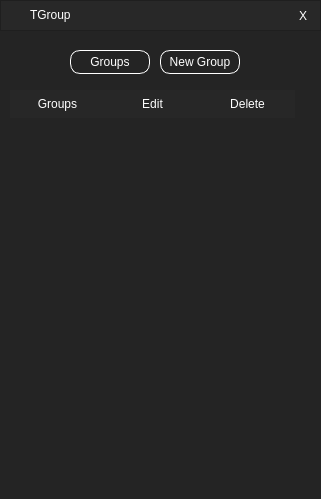
<?xml version="1.0" encoding="UTF-8"?>
<ui version="4.0">
 <class>MainWindow</class>
 <widget class="QMainWindow" name="MainWindow">
  <property name="enabled">
   <bool>true</bool>
  </property>
  <property name="geometry">
   <rect>
    <x>0</x>
    <y>0</y>
    <width>321</width>
    <height>499</height>
   </rect>
  </property>
  <property name="sizePolicy">
   <sizepolicy hsizetype="Preferred" vsizetype="Preferred">
    <horstretch>0</horstretch>
    <verstretch>0</verstretch>
   </sizepolicy>
  </property>
  <property name="windowTitle">
   <string>TGroup</string>
  </property>
  <property name="styleSheet">
   <string notr="true">background-color: rgb(36, 36, 36);</string>
  </property>
  <widget class="QWidget" name="centralwidget">
   <widget class="QStackedWidget" name="stackedWidget">
    <property name="geometry">
     <rect>
      <x>0</x>
      <y>70</y>
      <width>321</width>
      <height>371</height>
     </rect>
    </property>
    <property name="currentIndex">
     <number>0</number>
    </property>
    <widget class="QWidget" name="page">
     <widget class="QTableWidget" name="tableWidget">
      <property name="geometry">
       <rect>
        <x>10</x>
        <y>20</y>
        <width>291</width>
        <height>341</height>
       </rect>
      </property>
      <property name="focusPolicy">
       <enum>Qt::NoFocus</enum>
      </property>
      <property name="styleSheet">
       <string notr="true"> QTableWidget {
        color: #ffffff;
        border-radius: 10px;
    }

QHeaderView::section {
    background-color: rgb(39, 39, 39);
	color: #ffffff;
    border: none;
    height: 28px;
}

QTableCornerButton::section {
	background-color: rgb(66, 66, 66);
}

QTableWidget::item {
	border: 0px; 
	padding: 5px; 
	color: #ffffff;
    margin-top: 5px;          
    border-radius: 9px;
    padding-left: 5px;
}

/* VERTICAL SCROLLBAR */
 QScrollBar:vertical {
	border: none;
    background: transparent;
    width: 8px;
    margin: 15px 0 15px 2px;
	border-radius: 0px;
    margin-right: 4px;
 }

/*  HANDLE BAR VERTICAL */
QScrollBar::handle:vertical {	
	background-color: rgb(158, 158, 158);
	min-height: 30px;
	border-radius: 1px;
}
QScrollBar::handle:vertical:hover{	
	background-color: rgb(158, 158, 158);
}
QScrollBar::handle:vertical:pressed {	
	background-color: rgb(66, 66, 66);
}

/* BTN TOP - SCROLLBAR */
QScrollBar::sub-line:vertical {
	border: none;
	background-color: transparent;
	height: 15px;
	border-top-left-radius: 7px;
	border-top-right-radius: 7px;
	subcontrol-position: top;
	subcontrol-origin: margin;
}
QScrollBar::sub-line:vertical:hover {	
	background-color: rgb(255, 0, 127);
}
QScrollBar::sub-line:vertical:pressed {	
	background-color: rgb(185, 0, 92);
}

/* BTN BOTTOM - SCROLLBAR */
QScrollBar::add-line:vertical {
	border: none;
	background-color: transparent;
	height: 15px;
	border-bottom-left-radius: 7px;
	border-bottom-right-radius: 7px;
	subcontrol-position: bottom;
	subcontrol-origin: margin;
}
QScrollBar::add-line:vertical:hover {	
	background-color: rgb(255, 0, 127);
}
QScrollBar::add-line:vertical:pressed {	
	background-color: rgb(185, 0, 92);
}

/* RESET ARROW */
QScrollBar::up-arrow:vertical, QScrollBar::down-arrow:vertical {
	background: none;
}
QScrollBar::add-page:vertical, QScrollBar::sub-page:vertical {
	background: none;
}



/* HORIZONTAL SCROLLBAR - HOMEWORK */
QScrollBar:horizontal {
   	border: none;
	background-color: transparent;
	height: 3px;
	border-top-left-radius: 7px;
	border-top-right-radius: 7px;
	subcontrol-position: top;
	subcontrol-origin: margin;
}
QScrollBar::handle:horizontal {
    	background-color: rgb(158, 158, 158);
	min-height: 30px;
	border-radius: 1px;
}
QScrollBar::add-line:horizontal {
    
}
QScrollBar::sub-line:horizontal {
    
}
QScrollBar::up-arrow:horizontal, QScrollBar::down-arrow:horizontal
{

}
QScrollBar::add-page:horizontal, QScrollBar::sub-page:horizontal
{
}</string>
      </property>
      <property name="frameShape">
       <enum>QFrame::NoFrame</enum>
      </property>
      <property name="frameShadow">
       <enum>QFrame::Plain</enum>
      </property>
      <property name="verticalScrollMode">
       <enum>QAbstractItemView::ScrollPerPixel</enum>
      </property>
      <property name="horizontalScrollMode">
       <enum>QAbstractItemView::ScrollPerPixel</enum>
      </property>
      <property name="gridStyle">
       <enum>Qt::NoPen</enum>
      </property>
      <property name="wordWrap">
       <bool>true</bool>
      </property>
      <property name="cornerButtonEnabled">
       <bool>true</bool>
      </property>
      <attribute name="horizontalHeaderVisible">
       <bool>true</bool>
      </attribute>
      <attribute name="horizontalHeaderDefaultSectionSize">
       <number>95</number>
      </attribute>
      <attribute name="horizontalHeaderHighlightSections">
       <bool>true</bool>
      </attribute>
      <attribute name="verticalHeaderVisible">
       <bool>false</bool>
      </attribute>
      <attribute name="verticalHeaderHighlightSections">
       <bool>false</bool>
      </attribute>
      <column>
       <property name="text">
        <string>Groups</string>
       </property>
      </column>
      <column>
       <property name="text">
        <string>Edit</string>
       </property>
      </column>
      <column>
       <property name="text">
        <string>Delete</string>
       </property>
      </column>
     </widget>
    </widget>
    <widget class="QWidget" name="page_2">
     <widget class="QLineEdit" name="lineEdit">
      <property name="geometry">
       <rect>
        <x>30</x>
        <y>60</y>
        <width>281</width>
        <height>24</height>
       </rect>
      </property>
      <property name="styleSheet">
       <string notr="true">background-color: transparent;
border-style: solid;
font: 900 9pt &quot;Arial Black&quot;;
color: rgb(255, 255, 255);
border-bottom-width: 1px;
border-color: none none white none;
border-radius:0px;</string>
      </property>
     </widget>
     <widget class="QLabel" name="label_2">
      <property name="geometry">
       <rect>
        <x>30</x>
        <y>50</y>
        <width>171</width>
        <height>16</height>
       </rect>
      </property>
      <property name="styleSheet">
       <string notr="true">font: 900 7pt &quot;Arial Black&quot;;
background-color: transparent;
color: rgb(255, 255, 255);</string>
      </property>
      <property name="text">
       <string>Group Name</string>
      </property>
     </widget>
     <widget class="QPushButton" name="searchGameExeBtn">
      <property name="geometry">
       <rect>
        <x>30</x>
        <y>100</y>
        <width>111</width>
        <height>31</height>
       </rect>
      </property>
      <property name="cursor">
       <cursorShape>PointingHandCursor</cursorShape>
      </property>
      <property name="styleSheet">
       <string notr="true">QPushButton#searchGameExeBtn { 
	font: 900 9pt &quot;Arial Black&quot;;
	color: rgb(255, 255, 255);
        border: 1px;
	border-color: rgb(255, 255, 255);
	border-style: outset;
border-radius: 10px;
}

QPushButton#searchGameExeBtn:hover{ 
    background-color: rgb(252, 196, 25);
	font: 900 9pt &quot;Arial Black&quot;;
	color: rgb(255, 255, 255);
    border: 0px;
}

QPushButton#searchGameExeBtn::focus:pressed{ 
    background-color: rgb(252, 72, 25);
	font: 900 9pt &quot;Arial Black&quot;;
	color: rgb(255, 255, 255);
    border: 0px;
}
</string>
      </property>
      <property name="text">
       <string>+ Add new app</string>
      </property>
      <property name="flat">
       <bool>true</bool>
      </property>
     </widget>
     <widget class="QPushButton" name="saveBtn">
      <property name="geometry">
       <rect>
        <x>70</x>
        <y>330</y>
        <width>191</width>
        <height>31</height>
       </rect>
      </property>
      <property name="styleSheet">
       <string notr="true">QPushButton { 
	background-color: transparent;
	font: 900 9pt &quot;Arial Black&quot;;
	color: rgb(255, 255, 255);
    border: 1px;
	border-color: rgb(255, 255, 255);
	border-style: outset;
border-radius: 10px;
}

QPushButton:hover{ 
    background-color: rgb(252, 196, 25);
	font: 900 9pt &quot;Arial Black&quot;;
	color: rgb(255, 255, 255);
    border: 0px;
}

QPushButton::focus:pressed{ 
	background-color: rgb(252, 72, 25);
	font: 900 9pt &quot;Arial Black&quot;;
	color: rgb(255, 255, 255);
    border: 0px;
}
</string>
      </property>
      <property name="text">
       <string>Save</string>
      </property>
     </widget>
     <widget class="QTableWidget" name="tableWidget_2">
      <property name="geometry">
       <rect>
        <x>30</x>
        <y>140</y>
        <width>281</width>
        <height>181</height>
       </rect>
      </property>
      <property name="focusPolicy">
       <enum>Qt::NoFocus</enum>
      </property>
      <property name="styleSheet">
       <string notr="true"> QTableWidget {
        color: #ffffff;
        border-radius: 10px;
    }

QHeaderView::section {
    background-color: rgb(39, 39, 39);
	color: #ffffff;
    border: none;
    height: 28px;
}

QTableCornerButton::section {
	background-color: rgb(66, 66, 66);
}

QTableWidget::item {
	border: 0px; 
	padding: 5px; 
	color: #ffffff;
    margin-top: 5px;          
    border-radius: 9px;
    padding-left: 5px;
}

/* VERTICAL SCROLLBAR */
 QScrollBar:vertical {
	border: none;
    background: transparent;
    width: 8px;
    margin: 15px 0 15px 2px;
	border-radius: 0px;
    margin-right: 4px;
 }

/*  HANDLE BAR VERTICAL */
QScrollBar::handle:vertical {	
	background-color: rgb(158, 158, 158);
	min-height: 30px;
	border-radius: 1px;
}
QScrollBar::handle:vertical:hover{	
	background-color: rgb(158, 158, 158);
}
QScrollBar::handle:vertical:pressed {	
	background-color: rgb(66, 66, 66);
}

/* BTN TOP - SCROLLBAR */
QScrollBar::sub-line:vertical {
	border: none;
	background-color: transparent;
	height: 15px;
	border-top-left-radius: 7px;
	border-top-right-radius: 7px;
	subcontrol-position: top;
	subcontrol-origin: margin;
}
QScrollBar::sub-line:vertical:hover {	
	background-color: rgb(255, 0, 127);
}
QScrollBar::sub-line:vertical:pressed {	
	background-color: rgb(185, 0, 92);
}

/* BTN BOTTOM - SCROLLBAR */
QScrollBar::add-line:vertical {
	border: none;
	background-color: transparent;
	height: 15px;
	border-bottom-left-radius: 7px;
	border-bottom-right-radius: 7px;
	subcontrol-position: bottom;
	subcontrol-origin: margin;
}
QScrollBar::add-line:vertical:hover {	
	background-color: rgb(255, 0, 127);
}
QScrollBar::add-line:vertical:pressed {	
	background-color: rgb(185, 0, 92);
}

/* RESET ARROW */
QScrollBar::up-arrow:vertical, QScrollBar::down-arrow:vertical {
	background: none;
}
QScrollBar::add-page:vertical, QScrollBar::sub-page:vertical {
	background: none;
}



/* HORIZONTAL SCROLLBAR - HOMEWORK */
QScrollBar:horizontal {
   	border: none;
	background-color: transparent;
	height: 3px;
	border-top-left-radius: 7px;
	border-top-right-radius: 7px;
	subcontrol-position: top;
	subcontrol-origin: margin;
}
QScrollBar::handle:horizontal {
    	background-color: rgb(158, 158, 158);
	min-height: 30px;
	border-radius: 1px;
}
QScrollBar::add-line:horizontal {
    
}
QScrollBar::sub-line:horizontal {
    
}
QScrollBar::up-arrow:horizontal, QScrollBar::down-arrow:horizontal
{

}
QScrollBar::add-page:horizontal, QScrollBar::sub-page:horizontal
{
}</string>
      </property>
      <property name="frameShape">
       <enum>QFrame::NoFrame</enum>
      </property>
      <property name="frameShadow">
       <enum>QFrame::Plain</enum>
      </property>
      <attribute name="horizontalHeaderVisible">
       <bool>true</bool>
      </attribute>
      <attribute name="horizontalHeaderCascadingSectionResizes">
       <bool>false</bool>
      </attribute>
      <attribute name="horizontalHeaderDefaultSectionSize">
       <number>140</number>
      </attribute>
      <attribute name="verticalHeaderVisible">
       <bool>false</bool>
      </attribute>
      <column>
       <property name="text">
        <string>App</string>
       </property>
      </column>
      <column>
       <property name="text">
        <string>Delete</string>
       </property>
      </column>
     </widget>
     <widget class="QPushButton" name="searchGroupIcon">
      <property name="geometry">
       <rect>
        <x>160</x>
        <y>100</y>
        <width>111</width>
        <height>31</height>
       </rect>
      </property>
      <property name="cursor">
       <cursorShape>PointingHandCursor</cursorShape>
      </property>
      <property name="styleSheet">
       <string notr="true">QPushButton#searchGroupIcon { 
	font: 900 9pt &quot;Arial Black&quot;;
	color: rgb(255, 255, 255);
        border: 1px;
	border-color: rgb(255, 255, 255);
	border-style: outset;
border-radius: 10px;
}

QPushButton#searchGroupIcon:hover{ 
    background-color: rgb(252, 196, 25);
	font: 900 9pt &quot;Arial Black&quot;;
	color: rgb(255, 255, 255);
    border: 0px;
}

QPushButton#searchGroupIcon::focus:pressed{ 
    background-color: rgb(252, 72, 25);
	font: 900 9pt &quot;Arial Black&quot;;
	color: rgb(255, 255, 255);
    border: 0px;
}
</string>
      </property>
      <property name="text">
       <string>Group Image</string>
      </property>
      <property name="flat">
       <bool>true</bool>
      </property>
     </widget>
    </widget>
    <widget class="QWidget" name="page_3">
     <widget class="QTableWidget" name="tableWidget_3">
      <property name="geometry">
       <rect>
        <x>30</x>
        <y>140</y>
        <width>281</width>
        <height>181</height>
       </rect>
      </property>
      <property name="focusPolicy">
       <enum>Qt::NoFocus</enum>
      </property>
      <property name="styleSheet">
       <string notr="true"> QTableWidget {
        color: #ffffff;
        border-radius: 10px;
    }

QHeaderView::section {
    background-color: rgb(39, 39, 39);
	color: #ffffff;
    border: none;
    height: 28px;
}

QTableCornerButton::section {
	background-color: rgb(66, 66, 66);
}

QTableWidget::item {
	border: 0px; 
	padding: 5px; 
	color: #ffffff;
    margin-top: 5px;          
    border-radius: 9px;
    padding-left: 5px;
}

/* VERTICAL SCROLLBAR */
 QScrollBar:vertical {
	border: none;
    background: transparent;
    width: 8px;
    margin: 15px 0 15px 2px;
	border-radius: 0px;
    margin-right: 4px;
 }

/*  HANDLE BAR VERTICAL */
QScrollBar::handle:vertical {	
	background-color: rgb(158, 158, 158);
	min-height: 30px;
	border-radius: 1px;
}
QScrollBar::handle:vertical:hover{	
	background-color: rgb(158, 158, 158);
}
QScrollBar::handle:vertical:pressed {	
	background-color: rgb(66, 66, 66);
}

/* BTN TOP - SCROLLBAR */
QScrollBar::sub-line:vertical {
	border: none;
	background-color: transparent;
	height: 15px;
	border-top-left-radius: 7px;
	border-top-right-radius: 7px;
	subcontrol-position: top;
	subcontrol-origin: margin;
}
QScrollBar::sub-line:vertical:hover {	
	background-color: rgb(255, 0, 127);
}
QScrollBar::sub-line:vertical:pressed {	
	background-color: rgb(185, 0, 92);
}

/* BTN BOTTOM - SCROLLBAR */
QScrollBar::add-line:vertical {
	border: none;
	background-color: transparent;
	height: 15px;
	border-bottom-left-radius: 7px;
	border-bottom-right-radius: 7px;
	subcontrol-position: bottom;
	subcontrol-origin: margin;
}
QScrollBar::add-line:vertical:hover {	
	background-color: rgb(255, 0, 127);
}
QScrollBar::add-line:vertical:pressed {	
	background-color: rgb(185, 0, 92);
}

/* RESET ARROW */
QScrollBar::up-arrow:vertical, QScrollBar::down-arrow:vertical {
	background: none;
}
QScrollBar::add-page:vertical, QScrollBar::sub-page:vertical {
	background: none;
}



/* HORIZONTAL SCROLLBAR - HOMEWORK */
QScrollBar:horizontal {
   	border: none;
	background-color: transparent;
	height: 3px;
	border-top-left-radius: 7px;
	border-top-right-radius: 7px;
	subcontrol-position: top;
	subcontrol-origin: margin;
}
QScrollBar::handle:horizontal {
    	background-color: rgb(158, 158, 158);
	min-height: 30px;
	border-radius: 1px;
}
QScrollBar::add-line:horizontal {
    
}
QScrollBar::sub-line:horizontal {
    
}
QScrollBar::up-arrow:horizontal, QScrollBar::down-arrow:horizontal
{

}
QScrollBar::add-page:horizontal, QScrollBar::sub-page:horizontal
{
}</string>
      </property>
      <property name="frameShape">
       <enum>QFrame::NoFrame</enum>
      </property>
      <property name="frameShadow">
       <enum>QFrame::Plain</enum>
      </property>
      <attribute name="horizontalHeaderVisible">
       <bool>true</bool>
      </attribute>
      <attribute name="horizontalHeaderCascadingSectionResizes">
       <bool>false</bool>
      </attribute>
      <attribute name="horizontalHeaderDefaultSectionSize">
       <number>140</number>
      </attribute>
      <attribute name="verticalHeaderVisible">
       <bool>false</bool>
      </attribute>
      <column>
       <property name="text">
        <string>App</string>
       </property>
      </column>
      <column>
       <property name="text">
        <string>Delete</string>
       </property>
      </column>
     </widget>
     <widget class="QLabel" name="label_3">
      <property name="geometry">
       <rect>
        <x>30</x>
        <y>50</y>
        <width>171</width>
        <height>16</height>
       </rect>
      </property>
      <property name="styleSheet">
       <string notr="true">font: 900 7pt &quot;Arial Black&quot;;
background-color: transparent;
color: rgb(255, 255, 255);</string>
      </property>
      <property name="text">
       <string>Group Name</string>
      </property>
     </widget>
     <widget class="QLineEdit" name="lineEdit_2">
      <property name="geometry">
       <rect>
        <x>30</x>
        <y>60</y>
        <width>281</width>
        <height>24</height>
       </rect>
      </property>
      <property name="styleSheet">
       <string notr="true">background-color: transparent;
border-style: solid;
font: 900 9pt &quot;Arial Black&quot;;
color: rgb(255, 255, 255);
border-bottom-width: 1px;
border-color: none none white none;
border-radius:0px;</string>
      </property>
     </widget>
     <widget class="QPushButton" name="searchGameExeBtn_2">
      <property name="geometry">
       <rect>
        <x>30</x>
        <y>100</y>
        <width>111</width>
        <height>31</height>
       </rect>
      </property>
      <property name="cursor">
       <cursorShape>PointingHandCursor</cursorShape>
      </property>
      <property name="styleSheet">
       <string notr="true">QPushButton { 
	font: 900 9pt &quot;Arial Black&quot;;
	color: rgb(255, 255, 255);
        border: 1px;
	border-color: rgb(255, 255, 255);
	border-style: outset;
border-radius: 10px;
}

QPushButton:hover{ 
    background-color: rgb(252, 196, 25);
	font: 900 9pt &quot;Arial Black&quot;;
	color: rgb(255, 255, 255);
    border: 0px;
}

QPushButton::focus:pressed{ 
    background-color: rgb(252, 72, 25);
	font: 900 9pt &quot;Arial Black&quot;;
	color: rgb(255, 255, 255);
    border: 0px;
}
</string>
      </property>
      <property name="text">
       <string>+ Add new app</string>
      </property>
      <property name="flat">
       <bool>true</bool>
      </property>
     </widget>
     <widget class="QPushButton" name="updateBtn">
      <property name="geometry">
       <rect>
        <x>70</x>
        <y>330</y>
        <width>191</width>
        <height>31</height>
       </rect>
      </property>
      <property name="styleSheet">
       <string notr="true">QPushButton { 
	background-color: transparent;
	font: 900 9pt &quot;Arial Black&quot;;
	color: rgb(255, 255, 255);
    border: 1px;
	border-color: rgb(255, 255, 255);
	border-style: outset;
border-radius: 10px;
}

QPushButton:hover{ 
    background-color: rgb(252, 196, 25);
	font: 900 9pt &quot;Arial Black&quot;;
	color: rgb(255, 255, 255);
    border: 0px;
}

QPushButton::focus:pressed{ 
	background-color: rgb(252, 72, 25);
	font: 900 9pt &quot;Arial Black&quot;;
	color: rgb(255, 255, 255);
    border: 0px;
}
</string>
      </property>
      <property name="text">
       <string>Update</string>
      </property>
     </widget>
     <widget class="QPushButton" name="searchGroupIcon_2">
      <property name="geometry">
       <rect>
        <x>160</x>
        <y>100</y>
        <width>111</width>
        <height>31</height>
       </rect>
      </property>
      <property name="cursor">
       <cursorShape>PointingHandCursor</cursorShape>
      </property>
      <property name="styleSheet">
       <string notr="true">QPushButton#searchGroupIcon_2 { 
	font: 900 9pt &quot;Arial Black&quot;;
	color: rgb(255, 255, 255);
        border: 1px;
	border-color: rgb(255, 255, 255);
	border-style: outset;
border-radius: 10px;
}

QPushButton#searchGroupIcon_2:hover{ 
    background-color: rgb(252, 196, 25);
	font: 900 9pt &quot;Arial Black&quot;;
	color: rgb(255, 255, 255);
    border: 0px;
}

QPushButton#searchGroupIcon_2::focus:pressed{ 
    background-color: rgb(252, 72, 25);
	font: 900 9pt &quot;Arial Black&quot;;
	color: rgb(255, 255, 255);
    border: 0px;
}
</string>
      </property>
      <property name="text">
       <string>Group Image</string>
      </property>
      <property name="flat">
       <bool>true</bool>
      </property>
     </widget>
    </widget>
   </widget>
   <widget class="QPushButton" name="newGroupBtn">
    <property name="geometry">
     <rect>
      <x>160</x>
      <y>50</y>
      <width>80</width>
      <height>24</height>
     </rect>
    </property>
    <property name="styleSheet">
     <string notr="true">QPushButton { 
	background-color: transparent;
	font: 900 9pt &quot;Arial Black&quot;;
	color: rgb(255, 255, 255);
    border: 1px;
	border-color: rgb(255, 255, 255);
	border-style: outset;
border-radius: 10px;
}

QPushButton:hover{ 
    background-color: rgb(252, 196, 25);
	font: 900 9pt &quot;Arial Black&quot;;
	color: rgb(255, 255, 255);
    border: 0px;
}

QPushButton::focus:pressed{ 
	background-color: rgb(252, 72, 25);
	font: 900 9pt &quot;Arial Black&quot;;
	color: rgb(255, 255, 255);
    border: 0px;
}
</string>
    </property>
    <property name="text">
     <string>New Group</string>
    </property>
   </widget>
   <widget class="QPushButton" name="groupsBtn">
    <property name="geometry">
     <rect>
      <x>70</x>
      <y>50</y>
      <width>80</width>
      <height>24</height>
     </rect>
    </property>
    <property name="styleSheet">
     <string notr="true">QPushButton { 
	background-color: transparent;
	font: 900 9pt &quot;Arial Black&quot;;
	color: rgb(255, 255, 255);
    border: 1px;
	border-color: rgb(255, 255, 255);
	border-style: outset;
border-radius: 10px;
}

QPushButton:hover{ 
    background-color: rgb(252, 196, 25);
	font: 900 9pt &quot;Arial Black&quot;;
	color: rgb(255, 255, 255);
    border: 0px;
}

QPushButton::focus:pressed{ 
	background-color: rgb(252, 72, 25);
	font: 900 9pt &quot;Arial Black&quot;;
	color: rgb(255, 255, 255);
    border: 0px;
}
</string>
    </property>
    <property name="text">
     <string>Groups</string>
    </property>
   </widget>
   <widget class="QFrame" name="frame">
    <property name="geometry">
     <rect>
      <x>0</x>
      <y>0</y>
      <width>321</width>
      <height>31</height>
     </rect>
    </property>
    <property name="styleSheet">
     <string notr="true">background-color: rgb(40, 40, 40);</string>
    </property>
    <property name="frameShape">
     <enum>QFrame::StyledPanel</enum>
    </property>
    <property name="frameShadow">
     <enum>QFrame::Raised</enum>
    </property>
    <widget class="QPushButton" name="closeBtn">
     <property name="geometry">
      <rect>
       <x>291</x>
       <y>4</y>
       <width>24</width>
       <height>24</height>
      </rect>
     </property>
     <property name="styleSheet">
      <string notr="true">QPushButton { 
	background-color: transparent;
	font: 900 9pt &quot;Arial Black&quot;;
	color: rgb(255, 255, 255);

	border-color: rgb(255, 255, 255);
	border-style: outset;

}

QPushButton:hover{ 
    /*background-color: rgb(252, 196, 25);*/
	font: 900 9pt &quot;Arial Black&quot;;
	color: rgb(127, 29, 29);
    border: 0px;
}

QPushButton::focus:pressed{ 
	background-color: rgb(252, 72, 25);
	font: 900 9pt &quot;Arial Black&quot;;
	color: rgb(255, 255, 255);
    border: 0px;
}
</string>
     </property>
     <property name="text">
      <string>X</string>
     </property>
    </widget>
    <widget class="QLabel" name="label">
     <property name="geometry">
      <rect>
       <x>6</x>
       <y>5</y>
       <width>21</width>
       <height>21</height>
      </rect>
     </property>
     <property name="text">
      <string/>
     </property>
     <property name="pixmap">
      <pixmap resource="app_resources.qrc">:/tgroup_app.ico</pixmap>
     </property>
     <property name="scaledContents">
      <bool>true</bool>
     </property>
    </widget>
    <widget class="QLabel" name="label_4">
     <property name="geometry">
      <rect>
       <x>30</x>
       <y>7</y>
       <width>49</width>
       <height>16</height>
      </rect>
     </property>
     <property name="styleSheet">
      <string notr="true">color: rgb(255, 255, 255);</string>
     </property>
     <property name="text">
      <string>TGroup</string>
     </property>
    </widget>
   </widget>
  </widget>
  <widget class="QMenuBar" name="menubar">
   <property name="geometry">
    <rect>
     <x>0</x>
     <y>0</y>
     <width>321</width>
     <height>21</height>
    </rect>
   </property>
  </widget>
  <widget class="QStatusBar" name="statusBar"/>
 </widget>
 <resources>
  <include location="app_resources.qrc"/>
 </resources>
 <connections/>
</ui>
